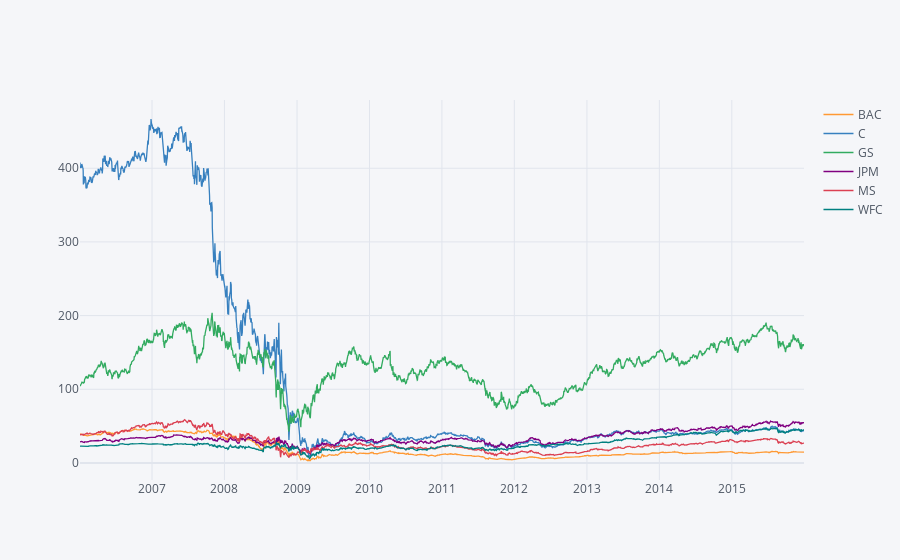

Notebook source saved alongside this figure:
### Code cell
bank_stocks.xs(key='Close',axis=1,level='Stock Info').iplot()

### Figure 1 — Plotly figure (JSON) as saved in the notebook; plotly's stock layout.template omitted (floating-point values rounded to 4 significant figures; data arrays with more than 128 entries replaced by an {"elided": "..."} marker saying what was removed)
{"data": [{"line": {"color": "rgba(255, 153, 51, 1.0)", "dash": "solid", "shape": "linear", "width": 1.3}, "mode": "lines", "name": "BAC", "text": "", "type": "scatter", "x": {"elided": "2517 str values"}, "y": {"elided": "2517 float values"}}, {"line": {"color": "rgba(55, 128, 191, 1.0)", "dash": "solid", "shape": "linear", "width": 1.3}, "mode": "lines", "name": "C", "text": "", "type": "scatter", "x": {"elided": "2517 str values"}, "y": {"elided": "2517 float values"}}, {"line": {"color": "rgba(50, 171, 96, 1.0)", "dash": "solid", "shape": "linear", "width": 1.3}, "mode": "lines", "name": "GS", "text": "", "type": "scatter", "x": {"elided": "2517 str values"}, "y": {"elided": "2517 float values"}}, {"line": {"color": "rgba(128, 0, 128, 1.0)", "dash": "solid", "shape": "linear", "width": 1.3}, "mode": "lines", "name": "JPM", "text": "", "type": "scatter", "x": {"elided": "2517 str values"}, "y": {"elided": "2517 float values"}}, {"line": {"color": "rgba(219, 64, 82, 1.0)", "dash": "solid", "shape": "linear", "width": 1.3}, "mode": "lines", "name": "MS", "text": "", "type": "scatter", "x": {"elided": "2517 str values"}, "y": {"elided": "2517 mixed values"}}, {"line": {"color": "rgba(0, 128, 128, 1.0)", "dash": "solid", "shape": "linear", "width": 1.3}, "mode": "lines", "name": "WFC", "text": "", "type": "scatter", "x": {"elided": "2517 str values"}, "y": {"elided": "2517 float values"}}], "layout": {"autosize": true, "legend": {"bgcolor": "#F5F6F9", "font": {"color": "#4D5663"}}, "paper_bgcolor": "#F5F6F9", "plot_bgcolor": "#F5F6F9", "title": {"font": {"color": "#4D5663"}}, "xaxis": {"autorange": true, "gridcolor": "#E1E5ED", "range": ["2006-01-03", "2015-12-31"], "showgrid": true, "tickfont": {"color": "#4D5663"}, "title": {"font": {"color": "#4D5663"}, "text": ""}, "type": "date", "zerolinecolor": "#E1E5ED"}, "yaxis": {"autorange": true, "gridcolor": "#E1E5ED", "range": [-23.14, 492.6], "showgrid": true, "tickfont": {"color": "#4D5663"}, "title": {"font": {"color": "#4D5663"}, "text": ""}, "type": "linear", "zerolinecolor": "#E1E5ED"}}}
